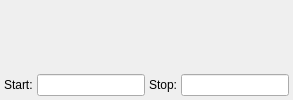
     <widget class="QWidget" name="tabPlot2d">
      <attribute name="title">
       <string>2D Plot</string>
      </attribute>
      <layout class="QGridLayout" name="gridLayout_9">
       <property name="horizontalSpacing">
        <number>4</number>
       </property>
       <property name="verticalSpacing">
        <number>2</number>
       </property>
       <property name="margin">
        <number>4</number>
       </property>
       <item row="0" column="0" colspan="4">
        <widget class="QwtPlot" name="plot2d"/>
       </item>
       <item row="1" column="0">
        <widget class="QLabel" name="label_20">
         <property name="text">
          <string>Start:</string>
         </property>
        </widget>
       </item>
       <item row="1" column="1">
        <widget class="QLineEdit" name="editStartTime2d">
         <property name="toolTip">
          <string>Start time.</string>
         </property>
         <property name="readOnly">
          <bool>true</bool>
         </property>
        </widget>
       </item>
       <item row="1" column="2">
        <widget class="QLabel" name="label_19">
         <property name="text">
          <string>Stop:</string>
         </property>
        </widget>
       </item>
       <item row="1" column="3">
        <widget class="QLineEdit" name="editStopTime2d">
         <property name="toolTip">
          <string>Estimated stop time.</string>
         </property>
         <property name="readOnly">
          <bool>true</bool>
         </property>
        </widget>
       </item>
      </layout>
     </widget>
